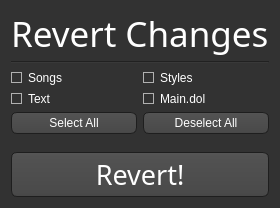
<?xml version="1.0" encoding="UTF-8"?>
<ui version="4.0">
 <class>Revert</class>
 <widget class="QDialog" name="Revert">
  <property name="windowModality">
   <enum>Qt::ApplicationModal</enum>
  </property>
  <property name="geometry">
   <rect>
    <x>0</x>
    <y>0</y>
    <width>256</width>
    <height>208</height>
   </rect>
  </property>
  <property name="windowTitle">
   <string>Revert Changes</string>
  </property>
  <property name="styleSheet">
   <string notr="true">QToolTip
{
     border: 1px solid black;
     background-color: #ffa02f;
     padding: 1px;
     border-radius: 3px;
     opacity: 100;
}

QWidget
{
    color: white;
    background-color: #323232;
}

QWidget:item:hover
{
    background-color: QLinearGradient( x1: 0, y1: 0, x2: 0, y2: 1, stop: 0 #ffa02f, stop: 1 #ca0619);
    color: #000000;
}

QWidget:item:selected
{
    background-color: QLinearGradient( x1: 0, y1: 0, x2: 0, y2: 1, stop: 0 #ffa02f, stop: 1 #d7801a);
}

QMenuBar
{
	background: #242424;
}

QMenuBar::item
{
    background: transparent;
}

QMenuBar::item:selected
{
    background: transparent;
    border: 1px solid #ffaa00;
}

QMenuBar::item:pressed
{
    background: #444;
    border: 1px solid #000;
    background-color: QLinearGradient(
        x1:0, y1:0,
        x2:0, y2:1,
        stop:1 #212121,
        stop:0.4 #343434/*,
        stop:0.2 #343434,
        stop:0.1 #ffaa00*/
    );
    margin-bottom:-1px;
    padding-bottom:1px;
}

QMenu
{
    border: 1px solid #000;
}

QMenu::item
{
    padding: 2px 20px 2px 20px;
}

QMenu::item:selected
{
    color: #000000;
}

QWidget:disabled
{
    color: #404040;
    background-color: #323232;
}

QLineEdit
{
    background-color: QLinearGradient( x1: 0, y1: 0, x2: 0, y2: 1, stop: 0 #4d4d4d, stop: 0 #646464, stop: 1 #5d5d5d);
    padding: 1px;
    border-style: solid;
    border: 1px solid #1e1e1e;
    border-radius: 5;
}

QSpinBox
{
    background-color: QLinearGradient( x1: 0, y1: 0, x2: 0, y2: 1, stop: 0 #4d4d4d, stop: 0 #646464, stop: 1 #5d5d5d);
    padding: 1px;
    border-style: solid;
    border: 1px solid #1e1e1e;
    border-radius: 5;
}

QPushButton
{
    color: white;
    background-color: QLinearGradient( x1: 0, y1: 0, x2: 0, y2: 1, stop: 0 #565656, stop: 0.1 #525252, stop: 0.5 #4e4e4e, stop: 0.9 #4a4a4a, stop: 1 #464646);
    border-width: 1px;
    border-color: #1e1e1e;
    border-style: solid;
    border-radius: 6;
    padding: 3px;
    padding-left: 5px;
    padding-right: 5px;
}

QPushButton:pressed
{
    background-color: QLinearGradient( x1: 0, y1: 0, x2: 0, y2: 1, stop: 0 #2d2d2d, stop: 0.1 #2b2b2b, stop: 0.5 #292929, stop: 0.9 #282828, stop: 1 #252525);
}

QComboBox
{
    selection-background-color: #ffaa00;
    background-color: QLinearGradient( x1: 0, y1: 0, x2: 0, y2: 1, stop: 0 #565656, stop: 0.1 #525252, stop: 0.5 #4e4e4e, stop: 0.9 #4a4a4a, stop: 1 #464646);
    border-style: solid;
    border: 1px solid #1e1e1e;
    border-radius: 5;
	padding-left: 4px;
}

QComboBox:hover,QPushButton:hover
{
    border: 2px solid QLinearGradient( x1: 0, y1: 0, x2: 0, y2: 1, stop: 0 #ffa02f, stop: 1 #d7801a);
}


QComboBox:on
{
    background-color: QLinearGradient( x1: 0, y1: 0, x2: 0, y2: 1, stop: 0 #2d2d2d, stop: 0.1 #2b2b2b, stop: 0.5 #292929, stop: 0.9 #282828, stop: 1 #252525);
    selection-background-color: #ffaa00;
}

QComboBox QAbstractItemView
{
    border: 2px solid darkgray;
    selection-background-color: QLinearGradient( x1: 0, y1: 0, x2: 0, y2: 1, stop: 0 #ffa02f, stop: 1 #d7801a);
}

QComboBox::drop-down
{
     subcontrol-origin: padding;
     subcontrol-position: top right;
     width: 15px;

     border-left-width: 0px;
     border-left-color: darkgray;
     border-left-style: solid; /* just a single line */
     border-top-right-radius: 3px; /* same radius as the QComboBox */
     border-bottom-right-radius: 3px;
 }

QComboBox::down-arrow
{
     image: url(:images/images/down_arrow.png);
}

QGroupBox:focus
{
border: 2px solid QLinearGradient( x1: 0, y1: 0, x2: 0, y2: 1, stop: 0 #ffa02f, stop: 1 #d7801a);
}

QTextEdit:focus
{
    border: 2px solid QLinearGradient( x1: 0, y1: 0, x2: 0, y2: 1, stop: 0 #ffa02f, stop: 1 #d7801a);
}

QScrollBar:horizontal {
     border: 1px solid #222222;
     background: QLinearGradient( x1: 0, y1: 0, x2: 0, y2: 1, stop: 0.0 #121212, stop: 0.2 #282828, stop: 1 #484848);
     height: 7px;
     margin: 0px 16px 0 16px;
}

QScrollBar::handle:horizontal
{
      background: QLinearGradient( x1: 0, y1: 0, x2: 1, y2: 0, stop: 0 #ffa02f, stop: 0.5 #d7801a, stop: 1 #ffa02f);
      min-height: 20px;
      border-radius: 2px;
}

QScrollBar::add-line:horizontal {
      border: 1px solid #1b1b19;
      border-radius: 2px;
      background: QLinearGradient( x1: 0, y1: 0, x2: 1, y2: 0, stop: 0 #ffa02f, stop: 1 #d7801a);
      width: 14px;
      subcontrol-position: right;
      subcontrol-origin: margin;
}

QScrollBar::sub-line:horizontal {
      border: 1px solid #1b1b19;
      border-radius: 2px;
      background: QLinearGradient( x1: 0, y1: 0, x2: 1, y2: 0, stop: 0 #ffa02f, stop: 1 #d7801a);
      width: 14px;
     subcontrol-position: left;
     subcontrol-origin: margin;
}

QAbstractItemView
{
    background-color: #121212;
}

QScrollBar::right-arrow:horizontal, QScrollBar::left-arrow:horizontal
{
      border: 1px solid black;
      width: 1px;
      height: 1px;
      background: white;
}

QScrollBar::add-page:horizontal, QScrollBar::sub-page:horizontal
{
      background: none;
}

QScrollBar:vertical
{
      background: QLinearGradient( x1: 0, y1: 0, x2: 1, y2: 0, stop: 0.0 #121212, stop: 0.2 #282828, stop: 1 #484848);
      width: 7px;
      margin: 16px 0 16px 0;
      border: 1px solid #222222;
}

QScrollBar::handle:vertical
{
      background: QLinearGradient( x1: 0, y1: 0, x2: 0, y2: 1, stop: 0 #ffa02f, stop: 0.5 #d7801a, stop: 1 #ffa02f);
      min-height: 20px;
      border-radius: 2px;
}

QScrollBar::add-line:vertical
{
      border: 1px solid #1b1b19;
      border-radius: 2px;
      background: QLinearGradient( x1: 0, y1: 0, x2: 0, y2: 1, stop: 0 #ffa02f, stop: 1 #d7801a);
      height: 14px;
      subcontrol-position: bottom;
      subcontrol-origin: margin;
}

QScrollBar::sub-line:vertical
{
      border: 1px solid #1b1b19;
      border-radius: 2px;
      background: QLinearGradient( x1: 0, y1: 0, x2: 0, y2: 1, stop: 0 #d7801a, stop: 1 #ffa02f);
      height: 14px;
      subcontrol-position: top;
      subcontrol-origin: margin;
}

QScrollBar::up-arrow:vertical, QScrollBar::down-arrow:vertical
{
      border: 1px solid black;
      width: 1px;
      height: 1px;
      background: white;
}


QScrollBar::add-page:vertical, QScrollBar::sub-page:vertical
{
      background: none;
}

QTextEdit
{
    background-color: #242424;
	padding-left: 1px;
}

QPlainTextEdit
{
    background-color: #242424;
}

QHeaderView::section
{
    background-color: QLinearGradient(x1:0, y1:0, x2:0, y2:1, stop:0 #616161, stop: 0.5 #505050, stop: 0.6 #434343, stop:1 #656565);
    color: white;
    padding-left: 4px;
    border: 1px solid #6c6c6c;
}

QCheckBox:disabled
{
color: #414141;
}

QDockWidget::title
{
    text-align: center;
    spacing: 3px; /* spacing between items in the tool bar */
    background-color: QLinearGradient(x1:0, y1:0, x2:0, y2:1, stop:0 #323232, stop: 0.5 #242424, stop:1 #323232);
}

QDockWidget::close-button, QDockWidget::float-button
{
    text-align: center;
    spacing: 1px; /* spacing between items in the tool bar */
    background-color: QLinearGradient(x1:0, y1:0, x2:0, y2:1, stop:0 #323232, stop: 0.5 #242424, stop:1 #323232);
}

QDockWidget::close-button:hover, QDockWidget::float-button:hover
{
    background: #242424;
}

QDockWidget::close-button:pressed, QDockWidget::float-button:pressed
{
    padding: 1px -1px -1px 1px;
}

QMainWindow::separator
{
    background-color: QLinearGradient(x1:0, y1:0, x2:0, y2:1, stop:0 #161616, stop: 0.5 #151515, stop: 0.6 #212121, stop:1 #343434);
    color: white;
    padding-left: 4px;
    border: 1px solid #4c4c4c;
    spacing: 3px; /* spacing between items in the tool bar */
}

QMainWindow::separator:hover
{

    background-color: QLinearGradient(x1:0, y1:0, x2:0, y2:1, stop:0 #d7801a, stop:0.5 #b56c17 stop:1 #ffa02f);
    color: white;
    padding-left: 4px;
    border: 1px solid #6c6c6c;
    spacing: 3px; /* spacing between items in the tool bar */
}

QToolBar::handle
{
     spacing: 3px; /* spacing between items in the tool bar */
     background: url(:images/images/handle.png);
}

QMenu::separator
{
    height: 2px;
    background-color: QLinearGradient(x1:0, y1:0, x2:0, y2:1, stop:0 #161616, stop: 0.5 #151515, stop: 0.6 #212121, stop:1 #343434);
    color: white;
    padding-left: 4px;
    margin-left: 10px;
    margin-right: 5px;
}

QProgressBar
{
    border: 2px solid grey;
    border-radius: 5px;
    text-align: center;
}

QProgressBar::chunk
{
    background-color: #d7801a;
    width: 2.15px;
    margin: 0.5px;
}

QTabBar::tab {
    color: #b1b1b1;
    border: 1px solid #444;
    border-bottom-style: none;
    background-color: #323232;
    padding-left: 10px;
    padding-right: 10px;
    padding-top: 3px;
    padding-bottom: 2px;
    margin-right: -1px;
}

QTabWidget::pane {
    border: 1px solid #444;
    top: 1px;
}

QTabBar::tab:last
{
    margin-right: 0; /* the last selected tab has nothing to overlap with on the right */
    border-top-right-radius: 3px;
}

QTabBar::tab:first:!selected
{
 margin-left: 0px; /* the last selected tab has nothing to overlap with on the right */


    border-top-left-radius: 3px;
}

QTabBar::tab:!selected
{
    color: #b1b1b1;
    border-bottom-style: solid;
    margin-top: 3px;
    background-color: QLinearGradient(x1:0, y1:0, x2:0, y2:1, stop:1 #212121, stop:.4 #343434);
}

QTabBar::tab:selected
{
    border-top-left-radius: 3px;
    border-top-right-radius: 3px;
    margin-bottom: 0px;
}

QTabBar::tab:!selected:hover
{
    /*border-top: 2px solid #ffaa00;
    padding-bottom: 3px;*/
    border-top-left-radius: 3px;
    border-top-right-radius: 3px;
    background-color: QLinearGradient(x1:0, y1:0, x2:0, y2:1, stop:1 #212121, stop:0.4 #343434, stop:0.2 #343434, stop:0.1 #ffaa00);
}

QRadioButton::indicator:checked, QRadioButton::indicator:unchecked{
    color: #b1b1b1;
    background-color: #323232;
    border: 1px solid #b1b1b1;
    border-radius: 6px;
}

QRadioButton::indicator:checked
{
    background-color: qradialgradient(
        cx: 0.5, cy: 0.5,
        fx: 0.5, fy: 0.5,
        radius: 1.0,
        stop: 0.25 #ffaa00,
        stop: 0.3 #323232);
}

QRadioButton::indicator:checked:disabled
{
    background-color: qradialgradient(
        cx: 0.5, cy: 0.5,
        fx: 0.5, fy: 0.5,
        radius: 1.0,
        stop: 0.25 #323232,
        stop: 0.3 #323232);
}

QCheckBox::indicator{
    color: #b1b1b1;
    background-color: #323232;
    border: 1px solid #b1b1b1;
    width: 9px;
    height: 9px;
}

QRadioButton::indicator
{
    border-radius: 6px;
}

QRadioButton::indicator:hover, QCheckBox::indicator:hover
{
    border: 1px solid #ffaa00;
}

QCheckBox::indicator:checked
{
    image:url(:images/images/checkbox.png);
}

QCheckBox::indicator:disabled, QRadioButton::indicator:disabled
{
    border: 1px solid #444;
}</string>
  </property>
  <layout class="QVBoxLayout" name="verticalLayout">
   <item>
    <widget class="QLabel" name="Title">
     <property name="maximumSize">
      <size>
       <width>16777215</width>
       <height>44</height>
      </size>
     </property>
     <property name="font">
      <font>
       <family>Continuum Medium</family>
       <pointsize>26</pointsize>
      </font>
     </property>
     <property name="text">
      <string>Revert Changes</string>
     </property>
    </widget>
   </item>
   <item>
    <widget class="Line" name="line">
     <property name="orientation">
      <enum>Qt::Horizontal</enum>
     </property>
    </widget>
   </item>
   <item>
    <layout class="QHBoxLayout" name="Checkboxes1">
     <item>
      <widget class="QCheckBox" name="Songs">
       <property name="text">
        <string>Songs</string>
       </property>
      </widget>
     </item>
     <item>
      <widget class="QCheckBox" name="Styles">
       <property name="text">
        <string>Styles</string>
       </property>
      </widget>
     </item>
    </layout>
   </item>
   <item>
    <layout class="QHBoxLayout" name="Checkboxes2">
     <item>
      <widget class="QCheckBox" name="Text">
       <property name="text">
        <string>Text</string>
       </property>
      </widget>
     </item>
     <item>
      <widget class="QCheckBox" name="MainDol">
       <property name="text">
        <string>Main.dol</string>
       </property>
      </widget>
     </item>
    </layout>
   </item>
   <item>
    <layout class="QHBoxLayout" name="Buttons">
     <item>
      <widget class="QPushButton" name="SelectButton">
       <property name="text">
        <string>Select All</string>
       </property>
      </widget>
     </item>
     <item>
      <widget class="QPushButton" name="DeselectButton">
       <property name="text">
        <string>Deselect All</string>
       </property>
      </widget>
     </item>
    </layout>
   </item>
   <item>
    <spacer name="verticalSpacer">
     <property name="orientation">
      <enum>Qt::Vertical</enum>
     </property>
     <property name="sizeHint" stdset="0">
      <size>
       <width>20</width>
       <height>40</height>
      </size>
     </property>
    </spacer>
   </item>
   <item>
    <widget class="QPushButton" name="PatchButton">
     <property name="minimumSize">
      <size>
       <width>0</width>
       <height>45</height>
      </size>
     </property>
     <property name="font">
      <font>
       <family>Continuum Medium</family>
       <pointsize>20</pointsize>
      </font>
     </property>
     <property name="text">
      <string>Revert!</string>
     </property>
    </widget>
   </item>
  </layout>
 </widget>
 <resources/>
 <connections/>
</ui>
